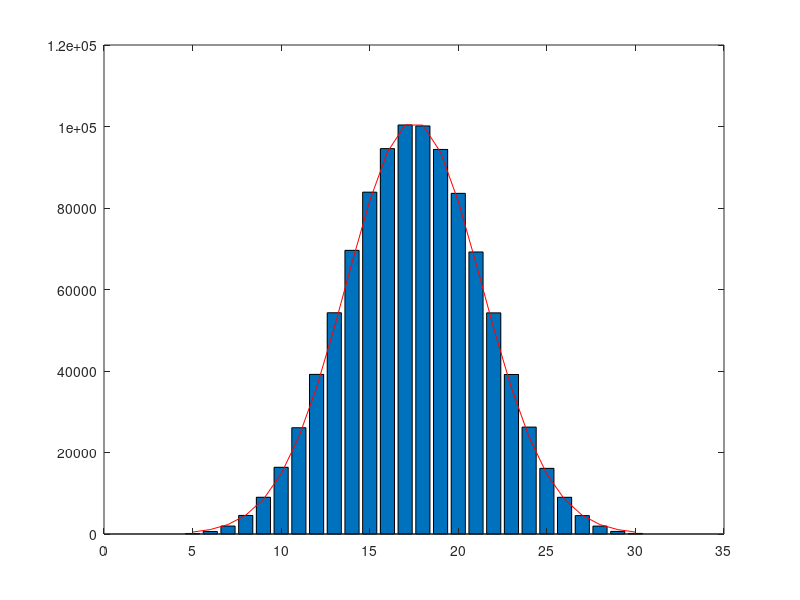

MATLAB code to generate this figure:
% Simulate rolling 5 dice, 1 million times!
% Make sure your final answer is in diceSum to receive credit!
rng(100)
diceRolls = randi([1,6],1E6,5);

diceSum = sum(diceRolls, 2);   % Row-wise sums

%--- Code to help you visualize if your answer is correct ---
% --------- Do not edit below -----------------------------

% x is a vector of possible outcomes
x = 5:30;
% histogram will return the number of times each value of x occured
counts = hist(diceSum, x);

% bar will display a histogram of the results
bar(x, counts)
hold on

% fit your results to a normal distribution
[mu, sig] = normfit(diceSum)

% normpdf creates a normal distribution with a given mean
% and standard deviation
y = normpdf(x, mu, sig);

% Rescale y to match the data
y = max(counts)*y/max(y);
plot(x, y, 'r')